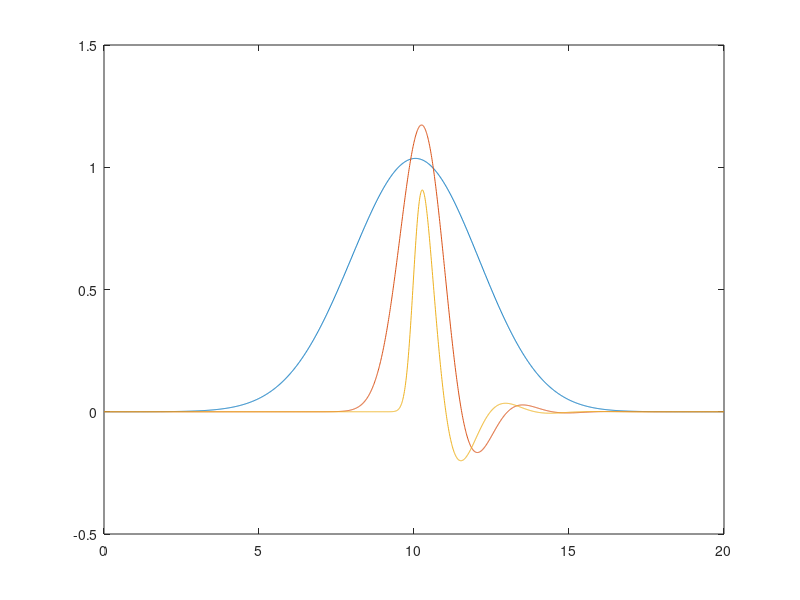

The MATLAB script that drew this image:
M1 = 400;
M2 = 40;
K1 = 2500;
K2 = 100000;
B1 = 1000;
B2 = 0;

H = [1 0 0 0];
PHI = [0
    K2];
PSI = [0
    B2];
I = [1 0
    0 1];
M = [M1 0
    0 M2];
K = [K1 -K1
    -K1 K1+K2];
B = [B1 -B1
    -B1 B1+B2];

zeri= [0 0
    0 0];

zeri2 = [0 
     0];

F = [zeri I
    -inv(M)*K -inv(M)*B];

G1 = [0
      0
    M\PHI];

G2 = F*[0
    0
    M\PSI];

G = G1 + G2;

P = tf(ss(F,G,H,0));

%%

t= 0:0.01:20;
t0 = 10;

sigma = 3;
u = exp(-(t-t0).^2/sigma^2);
y = lsim(P,u,t);
plot(t, y)
hold on

sigma = 1;
u = exp(-(t-t0).^2/sigma^2);
y = lsim(P,u,t);
plot(t, y)
hold on

sigma = .3;
u = exp(-(t-t0).^2/sigma^2);
y = lsim(P,u,t);
plot(t, y)
hold off